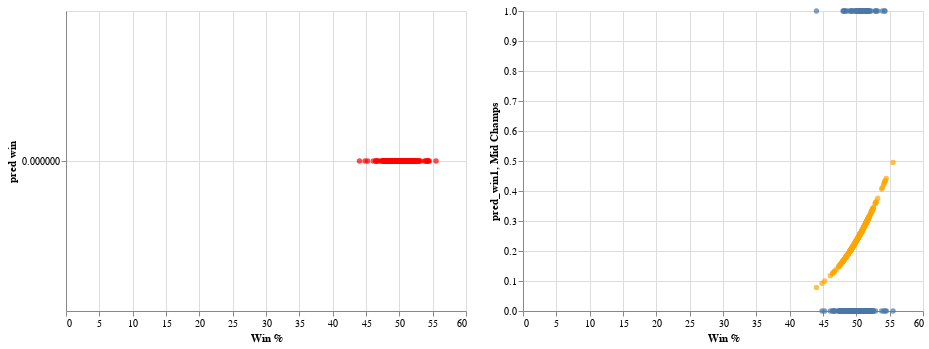

The notebook cell saved with this chart:
### Code cell
clf = LogisticRegression()
clf.fit(df[["Win %"]],df["Mid Champs"])
df["pred win"] = clf.predict(df[["Win %"]])
c7 = alt.Chart(df).mark_circle(color="red").encode(
    x="Win %",
    y="pred win"
)
winning = clf.predict_proba(df[["Win %"]])
df["pred_win1"] = winning[:,1]
c8 = alt.Chart(df).mark_circle(color="orange").encode(
    x="Win %",
    y="pred_win1"
)
c7|c8+c5

### Figure 1 — Vega-Lite specification as saved in the notebook (floating-point values rounded to 4 significant figures; data arrays with more than 128 entries replaced by an {"elided": "..."} marker saying what was removed)
{"config": {"view": {"continuousWidth": 400, "continuousHeight": 300}}, "hconcat": [{"mark": {"type": "circle", "color": "red"}, "encoding": {"x": {"field": "Win %", "type": "quantitative"}, "y": {"field": "pred win", "type": "quantitative"}}}, {"layer": [{"mark": {"type": "circle", "color": "orange"}, "encoding": {"x": {"field": "Win %", "type": "quantitative"}, "y": {"field": "pred_win1", "type": "quantitative"}}}, {"mark": "circle", "encoding": {"x": {"field": "Win %", "type": "quantitative"}, "y": {"field": "Mid Champs", "type": "quantitative"}}}]}], "data": {"name": "data-bec7d4a0d12f68a21c5b400c203c8263"}, "$schema": "https://vega.github.io/schema/vega-lite/v4.17.0.json", "datasets": {"data-bec7d4a0d12f68a21c5b400c203c8263": {"elided": "247 records"}}}
